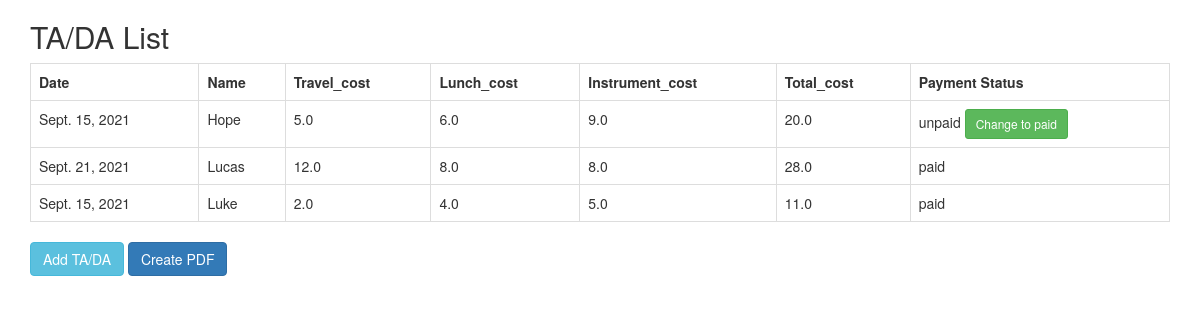
The page /show on the database its author committed.
### List/models.py (models this page shows)
class Ta_Da(models.Model):
    date = models.DateField()
    name = models.CharField(max_length=50)
    travel_cost = models.FloatField()
    lunch_cost = models.FloatField()
    instrument_cost = models.FloatField()
    total_cost = models.FloatField()
    Paid = models.CharField(max_length=20)

### List/views.py (the view)
# urls.py: path('show', views.show, name="show"),
def show(request):
    tadas= Ta_Da.objects.all().order_by('-Paid','-date')
    diction ={'tadas':tadas}
    return render(request,'List/show.html',context=diction)

### templates/List/show.html (shortened to what this page needs)
<!DOCTYPE html>
<html lang="en">
<head>
  <link rel="stylesheet" href="https://maxcdn.bootstrapcdn.com/bootstrap/3.4.1/css/bootstrap.min.css">
</head>
<body>
<div class="container">
    <h2>TA/DA List</h2>
  <table class="table table-bordered">
    <tr>
      <th>Date</th>
      <th>Name</th>
      <th>Travel_cost</th>
      <th>Lunch_cost</th>
      <th>Instrument_cost</th>
      <th>Total_cost</th>
      <th>Payment Status</th>
    </tr>
    {% for data in tadas %}
    <tr>
      <td>{{ data.date }}</td>
      <td>{{ data.name }}</td>
      <td>{{ data.travel_cost }}</td>
      <td>{{ data.lunch_cost }}</td>
      <td>{{ data.instrument_cost }}</td>
      <td>{{ data.total_cost }}</td>
      <td>{{ data.Paid }} {% if data.Paid == "unpaid" %} <a  href="{% url 'List:change' pk=data.id %}" class="btn btn-success btn-sm">Change to paid</a>   {% endif %}      </td>
    </tr>
    {%endfor%}
  </table>
  <a  href="{% url 'List:add' %}" class="btn btn-info ">Add TA/DA</a>
  <a href="{% url 'List:pdf' %}"  class="btn btn-primary">Create PDF</a>
</div>
</body>
</html>

### rows shown on the page
Ta_Da: date "Sept. 15, 2021", name "Hope", travel_cost "5.0", lunch_cost "6.0", instrument_cost "9.0", total_cost "20.0", Paid "unpaid", shows "Change to paid"
Ta_Da: date "Sept. 21, 2021", name "Lucas", travel_cost "12.0", lunch_cost "8.0", instrument_cost "8.0", total_cost "28.0", Paid "paid"
Ta_Da: date "Sept. 15, 2021", name "Luke", travel_cost "2.0", lunch_cost "4.0", instrument_cost "5.0", total_cost "11.0", Paid "paid"
